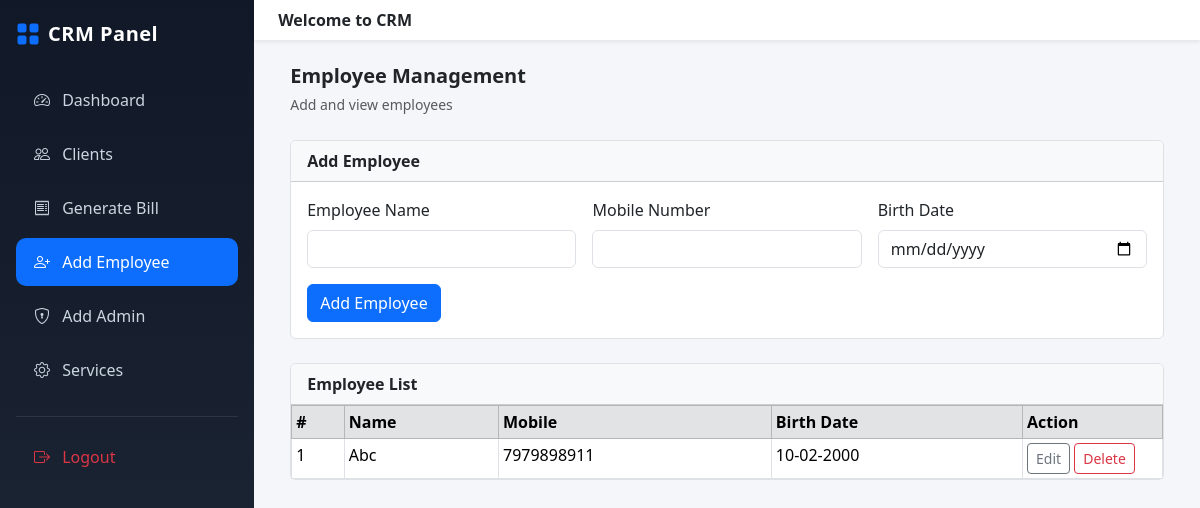
Screenshot of /add-employee/ (signed in) with the database file from the repository.
### core/models.py (models this page shows, shortened)
class Employee(models.Model):
    name = models.CharField(max_length=100)
    mobile = models.CharField(max_length=10, unique=True)
    birth_date = models.DateField()
    created_at = models.DateTimeField(auto_now_add=True)

### core/views.py (the view, shortened to what this page needs)
# urls.py: path('add-employee/', add_employee, name='add_employee'),
@login_required
def add_employee(request):
    employees = Employee.objects.all().order_by('-id')
    return render(request, 'add_employee.html', {
        'employees': employees
    })

### core/templates/add_employee.html (shortened to what this page needs)
{% extends 'base.html' %}
{% block content %}
<div class="container-fluid">
    <div class="mb-4">
        <h5 class="fw-semibold mb-1">Employee Management</h5>
        <small class="text-muted">Add and view employees</small>
    </div>
    <div class="card border mb-4">
        <div class="card-header bg-light fw-semibold">
            Add Employee
        </div>
        <div class="card-body">
            <form method="POST" class="row g-3">
                <div class="col-md-4">
                    <label class="form-label">Employee Name</label>
                    <input type="text" name="name"
                           class="form-control"
                           required>
                </div>
                <div class="col-md-4">
                    <label class="form-label">Mobile Number</label>
                    <input type="text" name="mobile"
                           maxlength="10"
                           class="form-control"
                           required>
                </div>
                <div class="col-md-4">
                    <label class="form-label">Birth Date</label>
                    <input type="date" name="birth_date"
                           class="form-control"
                           required>
                </div>
                <div class="col-12">
                    <button class="btn btn-primary">
                        Add Employee
                    </button>
                </div>
            </form>
        </div>
    </div>
    <div class="card border">
        <div class="card-header bg-light fw-semibold">
            Employee List
        </div>
        <div class="table-responsive">
            <table class="table table-bordered table-sm mb-0">
    <thead class="table-secondary">
        <tr>
            <th>#</th>
            <th>Name</th>
            <th>Mobile</th>
            <th>Birth Date</th>
            <th style="width:140px;">Action</th>
        </tr>
    </thead>
    <tbody>
        {% for emp in employees %}
        <tr>
            <td>{{ forloop.counter }}</td>
            <td>{{ emp.name }}</td>
            <td>{{ emp.mobile }}</td>
            <td>{{ emp.birth_date|date:"d-m-Y" }}</td>
            <td>
                <a href="{% url 'edit_employee' emp.id %}"
                   class="btn btn-sm btn-outline-secondary">
                    Edit
                </a>
                <form action="{% url 'delete_employee' emp.id %}"
                      method="POST"
                      style="display:inline;"
                      onsubmit="return confirm('Are you sure you want to delete this employee?');">
                    <button class="btn btn-sm btn-outline-danger">
                        Delete
                    </button>
                </form>
            </td>
        </tr>
        {% empty %}
        <tr>
            <td colspan="5" class="text-center text-muted">
                No employees found
            </td>
        </tr>
        {% endfor %}
    </tbody>
</table>
        </div>
    </div>
</div>
{% endblock %}

### core/templates/base.html (style rules this page uses)
body { background-color: #f4f6f9; }

### rows the page displays
Employee: name "Abc", mobile "7979898911", birth_date "10-02-2000"
